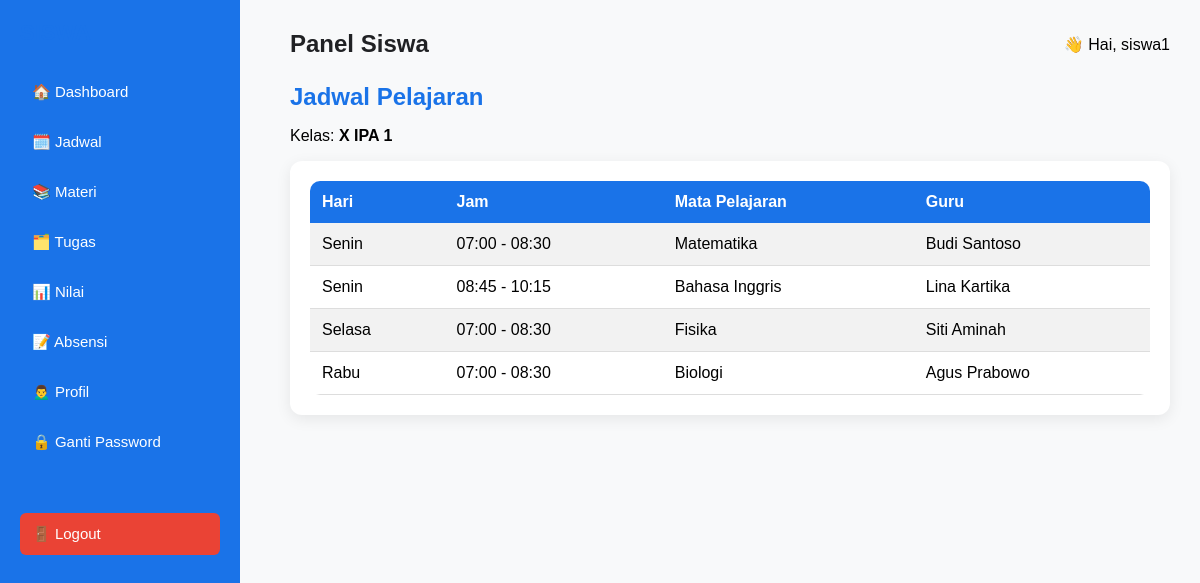
Screenshot of /views/siswa/jadwal.php (signed in) with the database file from the repository.
### tables this page shows
CREATE TABLE `siswa` (
  `id` int(11) NOT NULL,
  `nis` varchar(20) NOT NULL,
  `nama_lengkap` varchar(100) NOT NULL,
  `email` varchar(100) DEFAULT NULL,
  `no_telp` varchar(15) DEFAULT NULL,
  `id_kelas` int(11) NOT NULL
);

CREATE TABLE `kelas` (
  `id` int(11) NOT NULL,
  `nama_kelas` varchar(50) NOT NULL,
  `id_tahun_ajaran` int(11) NOT NULL
);

CREATE TABLE `roster` (
  `id` int(11) NOT NULL,
  `id_kelas` int(11) NOT NULL,
  `id_mapel` int(11) NOT NULL,
  `id_guru` int(11) NOT NULL,
  `hari` enum('Senin','Selasa','Rabu','Kamis','Jumat','Sabtu') NOT NULL,
  `jam_mulai` time NOT NULL,
  `jam_selesai` time NOT NULL
);

CREATE TABLE `mapel` (
  `id` int(11) NOT NULL,
  `nama_mapel` varchar(100) NOT NULL
);

CREATE TABLE `guru` (
  `id` int(11) NOT NULL,
  `nip` varchar(20) NOT NULL,
  `nama_lengkap` varchar(100) NOT NULL,
  `email` varchar(100) DEFAULT NULL,
  `no_telp` varchar(15) DEFAULT NULL,
  `id_kelas_wali` int(11) DEFAULT NULL
);

### views/siswa/jadwal.php (the view, shortened to what this page needs)
<?php
include "../../config.php";
$id_user = $_SESSION['id'];
$q = mysqli_query($conn,
"SELECT siswa.id AS id_siswa, siswa.nama_lengkap, siswa.id_kelas, kelas.nama_kelas
 FROM siswa
 JOIN kelas ON kelas.id = siswa.id_kelas
 JOIN users ON users.id_siswa = siswa.id
 WHERE users.id='$id_user'");
$siswa = mysqli_fetch_assoc($q);
$id_kelas = $siswa['id_kelas'];
?>
<!DOCTYPE html>
<html>
<head>
    <link rel="stylesheet" href="../../assets/css/style.css">
</head>
<body>
<?php include "sidebar.php"; ?>
<div class="content">
<?php include "header.php"; ?>
<h2>Jadwal Pelajaran</h2>
<p>Kelas: <b><?= $siswa['nama_kelas']; ?></b></p>
<div class="card">
<table class="tabel">
    <tr>
        <th>Hari</th>
        <th>Jam</th>
        <th>Mata Pelajaran</th>
        <th>Guru</th>
    </tr>
<?php
$q2 = mysqli_query($conn,
"SELECT roster.*, mapel.nama_mapel, guru.nama_lengkap
 FROM roster
 JOIN mapel ON roster.id_mapel = mapel.id
 JOIN guru ON roster.id_guru = guru.id
 WHERE roster.id_kelas = '$id_kelas'
 ORDER BY FIELD(hari, 'Senin','Selasa','Rabu','Kamis','Jumat','Sabtu'), jam_mulai ASC");
while($d = mysqli_fetch_assoc($q2)){
?>
<tr>
    <td><?= $d['hari']; ?></td>
    <td><?= substr($d['jam_mulai'],0,5) ?> - <?= substr($d['jam_selesai'],0,5) ?></td>
    <td><?= $d['nama_mapel']; ?></td>
    <td><?= $d['nama_lengkap']; ?></td>
</tr>
<?php } ?>
</table>
</div>
</div>
</body>
</html>

### assets/css/style.css (style rules this page uses)
* { box-sizing: border-box; }
body { margin:0; padding:0; font-family:'Poppins', sans-serif; background:#F8F9FA; }
h2 { margin:0 0 10px; color:#1A73E8; }
.content { margin-left:260px; padding:30px; }
.card { background:white; padding:20px; border-radius:12px; box-shadow:0 4px 15px rgba(0,0,0,0.08); margin-bottom:20px; }
.tabel { width:100%; border-collapse:collapse; background:white; border-radius:10px; overflow:hidden; }
.tabel th { background:#1A73E8; color:white; padding:12px; text-align:left; }
.tabel td { padding:10px; border-bottom:1px solid #ddd; }
.tabel tr:nth-child(even) { background:#f2f2f2; }
.tabel td, .tabel th { padding:12px; }

### rows the page displays
siswa: id_kelas.nama_kelas "X IPA 1"
roster: hari "Senin", jam_mulai "07:00", jam_selesai "08:30", id_mapel.nama_mapel "Matematika", id_guru.nama_lengkap "Budi Santoso"
roster: hari "Senin", jam_mulai "08:45", jam_selesai "10:15", id_mapel.nama_mapel "Bahasa Inggris", id_guru.nama_lengkap "Lina Kartika"
roster: hari "Selasa", jam_mulai "07:00", jam_selesai "08:30", id_mapel.nama_mapel "Fisika", id_guru.nama_lengkap "Siti Aminah"
roster: hari "Rabu", jam_mulai "07:00", jam_selesai "08:30", id_mapel.nama_mapel "Biologi", id_guru.nama_lengkap "Agus Prabowo"

### other values shown
$_SESSION['username'] "siswa1"
